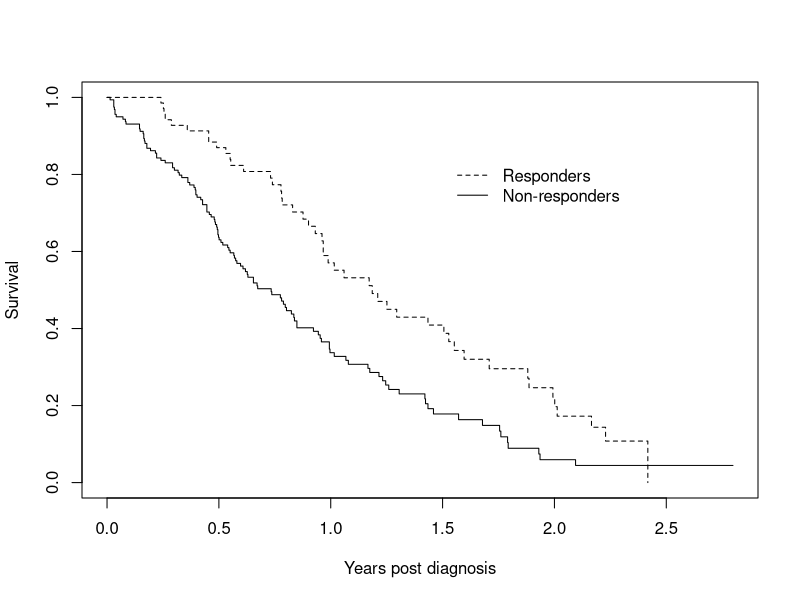

R code for this plot:
library(survival)

# Source: https://cran.r-project.org/web/packages/survival/vignettes/timedep.pdf
vignette("timedep", "survival")

set.seed(1953)  # a good year

nvisit <- floor(pmin(lung$time/30.5, 12))

# 5% chance with each visit that they've "responded",
# the more visits, the more chance for response, simple
# as that. Another way to put it, dying off lessens
# your chance to respond.
response <- rbinom(nrow(lung), nvisit, .05) > 0

badfit <- survfit(
  Surv(time / 365.25, status) ~ response,
  data = lung)

plot(badfit, mark.time = FALSE, lty = 1:2,
     xlab = "Years post diagnosis", ylab = "Survival")

legend(1.5, .85, c("Responders", "Non-responders"),
       lty=2:1, bty='n')